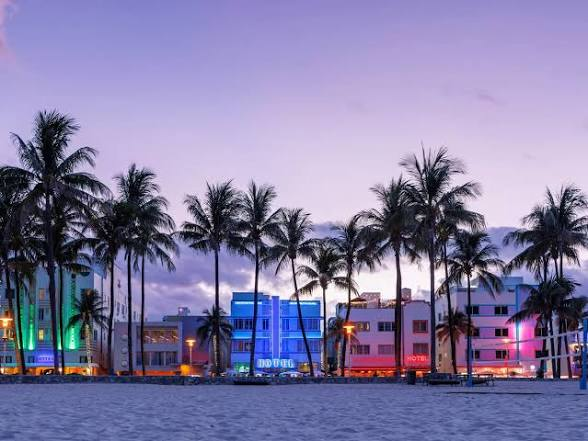
#> input picture sim/plates/oceandrive.jpg, 588 x 441 px
$ python flamingo_showreel.py
#> lines starting #> are read from the running program, lines starting #| are printed output that depends on the picture
"""The flamingo where a flamingo belongs: Miami Beach at dusk.

The motion is real — RemiFabre/microduck-flamingo-cycle, recorded on the canon
plant, both sides, 15 seconds. Only the scenery is invented, and it is invented
in the RENDER scene alone: the physics that produced the motion never saw a
beach, a palm or the sea.

The scene is laid out around the camera move. The orbit runs azimuth 150 -> 215
once per clip, which always looks toward +X, so the ocean, the surf and the low
sun all live out that way and the palms flank the frame at +/-Y.
"""
import json, math, os, subprocess, sys
import mujoco
from PIL import Image

SIM = os.path.dirname(os.path.abspath(__file__))
# The backdrop plate, cut from the reference photograph at its sand line and
# widened to a letterbox — a ground plane under a low camera always takes the
# lower half of the frame, so only a wide band of the photo is ever visible.
PLATE_SOURCE = f"{SIM}/plates/oceandrive.jpg"
PLATE_PNG = "/tmp/oceandrive_plate.png"
PLATE_CROP = (0, 132, 588, 380)


def make_plate() -> None:
    if os.path.exists(PLATE_PNG):
        return
    plate = Image.open(PLATE_SOURCE).convert("RGB").crop(PLATE_CROP)
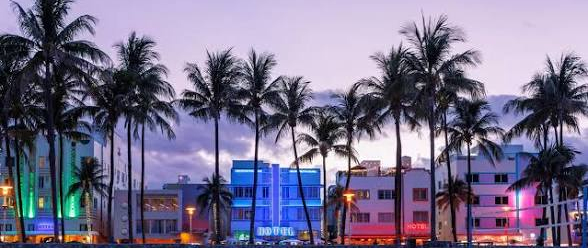
#> plate: PIL image 588x248 RGB; mean R, G, B 117.5, 110.6, 138.6
    plate = plate.resize((plate.width * 3, plate.height * 3), Image.LANCZOS)
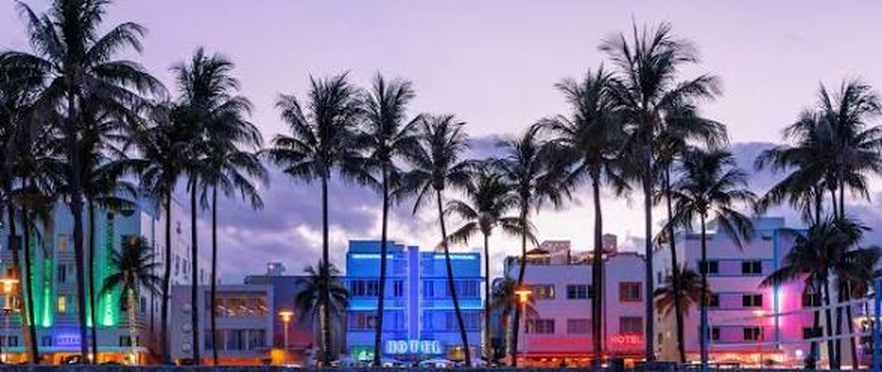
#> plate: PIL image 1764x744 RGB (shown at 1/2 size); mean R, G, B 117.5, 110.6, 138.6
    plate.save(PLATE_PNG)

W, H, FPS = 1280, 720, 50

ASSETS = """
    <texture name="platetex" type="2d" file="PLATE_PNG"/>
    <material name="platemat" texture="platetex" texuniform="false"
              texrepeat="1 1" rgba="1 1 1 1" emission="1" specular="0" shininess="0"/>
    <texture name="sandtex" type="2d" builtin="flat" rgb1="0.378 0.418 0.633"
             rgb2="0.378 0.418 0.633" mark="random" markrgb="0.32 0.36 0.56"
             random="0.28" width="512" height="512"/>
    <material name="sandmat" texture="sandtex" texrepeat="90 90"
              specular="0.05" shininess="0.04"/>
"""

# The sun sits low over the water; the sky fills from above, and a weak bounce
# keeps the duck's shaded side from going black.
LIGHTS = """
    <light name="ambientsky" pos="0 0 6" dir="0 0 -1" directional="true"
           castshadow="false" diffuse="0.42 0.44 0.58" specular="0.05 0.05 0.08"/>
    <light name="stripglow" pos="-4 0.6 0.9" dir="0.94 -0.14 -0.31" directional="true"
           diffuse="0.55 0.42 0.40" specular="0.30 0.24 0.26"/>
    <light name="rim" pos="1.6 -1.4 0.7" dir="-0.7 0.62 -0.35" directional="true"
           castshadow="false" diffuse="0.20 0.22 0.34"/>
"""

# THE CAMERA LOOKS TOWARD -X. MuJoCo's azimuth put the lens on the +X side at
# 150-215 degrees, so the first version of this scene built an entire sea
# behind the camera and rendered a desert; only the palms' shadows gave it
# away. Everything the shot needs lives at -X.
# Close to the axis of view AND behind the waterline, or they simply are not
# in the picture: the lens is about 78 degrees wide, so a palm 1.7 m off to
# the side of a duck 0.8 m away sits well outside the frame.
# Far enough back that a whole palm fits the lens. At 1 m they were diagonal
# poles crossing the frame with their fronds above the top edge.
# THE BACKDROP IS THE PHOTOGRAPH. MuJoCo's renderer was never going to beat a
# real picture of Ocean Drive at dusk, so it does not try: the strip, the palms
# and the sky are the reference plate standing at PLATE_DISTANCE with its foot
# on the horizon, and only the sand and the robot are rendered. The camera is
# fixed for the same reason — a moving lens would show the plate is flat.
PLATE_DISTANCE = 26.0
PLATE_ASPECT = 588 / 248.0


def backdrop() -> str:
    """A billboard wide enough to fill the frame, its base on the ground."""
    half_width = PLATE_DISTANCE * math.tan(math.radians(39.0)) * 1.06
    half_height = half_width / PLATE_ASPECT
    return (f'<body name="plate" pos="{-PLATE_DISTANCE} 0 {half_height:.3f}">'
            f'<geom type="box" size="0.02 {half_width:.3f} {half_height:.3f}"'
            f' material="platemat" contype="0" conaffinity="0"'
            f' euler="0 0 0"/></body>')


def build(path: str) -> str:
    import re
    make_plate()
#> (the run stopped early here; a loop or call above may not have finished)
